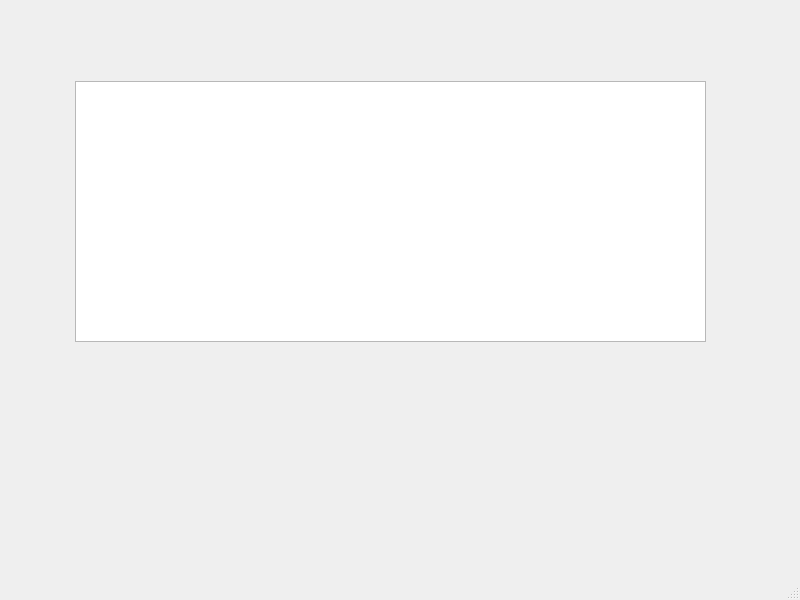
<?xml version="1.0" encoding="UTF-8"?>
<ui version="4.0">
 <class>MainWindow</class>
 <widget class="QMainWindow" name="MainWindow">
  <property name="geometry">
   <rect>
    <x>0</x>
    <y>0</y>
    <width>800</width>
    <height>600</height>
   </rect>
  </property>
  <property name="windowTitle">
   <string>MainWindow</string>
  </property>
  <widget class="QWidget" name="centralwidget">
   <widget class="QColumnView" name="columnView">
    <property name="geometry">
     <rect>
      <x>75</x>
      <y>81</y>
      <width>631</width>
      <height>261</height>
     </rect>
    </property>
   </widget>
  </widget>
  <widget class="QMenuBar" name="menubar">
   <property name="geometry">
    <rect>
     <x>0</x>
     <y>0</y>
     <width>800</width>
     <height>21</height>
    </rect>
   </property>
  </widget>
  <widget class="QStatusBar" name="statusbar"/>
 </widget>
 <resources/>
 <connections/>
</ui>
